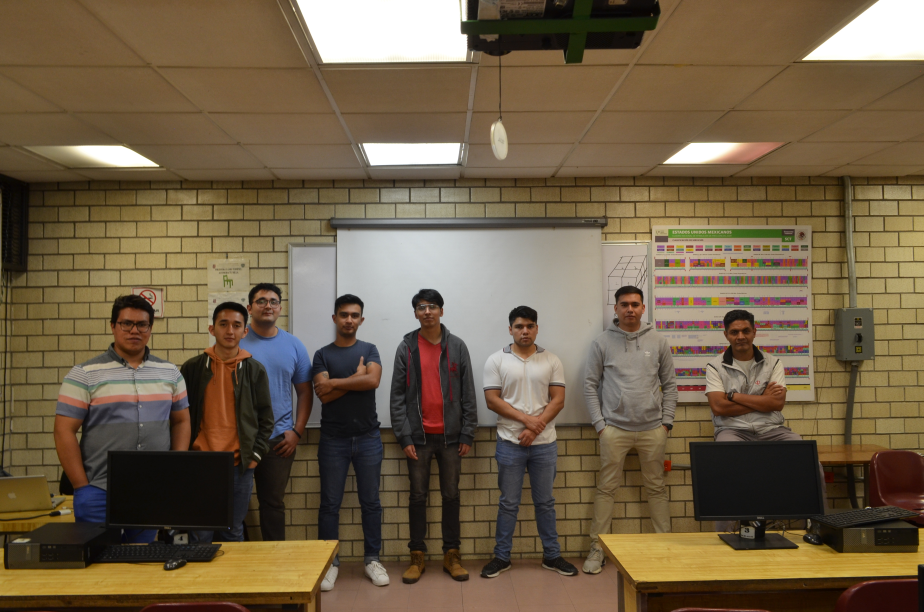
#> input picture Gama_Correction/uno.JPG, 3696 x 2448 px, found by its file name (shown at 1/4 size)
$ python Border_detection_Prewitt.py
#> lines starting #> are read from the running program, lines starting #| are printed output that depends on the picture
#Deteccion de bordes
import numpy as np
import cv2

ima_1 = cv2.imread("uno.jpg")
#> ima_1 is the input picture: shape (2448, 3696, 3); mean B, G, R 70.5, 94.8, 111.9
ima_1_res = cv2.resize(ima_1,(500,500))
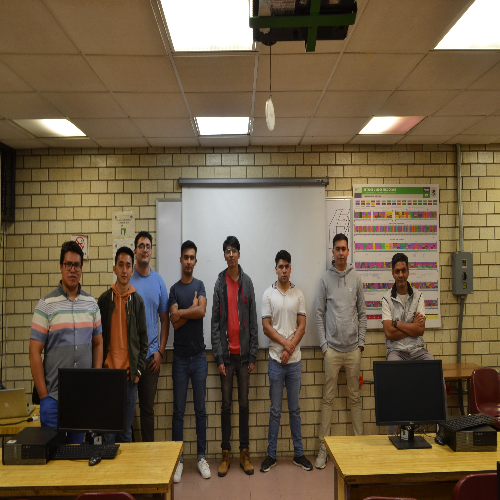
#> ima_1_res: shape (500, 500, 3); mean B, G, R 70.4, 94.7, 111.8
ima_1_res = np.array(ima_1_res , dtype= float)
M , N , L = ima_1_res.shape
#> M = 500; N = 500; L = 3

E_D_G = np.zeros((M,N), dtype= float)
for M2 in range(0,M,1):
    for N2 in range(0,N,1):
        valor_pixel = int((ima_1_res[M2, N2, 2] * 0.299) + (ima_1_res[M2, N2, 1] * 0.587) + (ima_1_res[M2, N2, 0] * 0.114))
        E_D_G[M2,N2] = valor_pixel
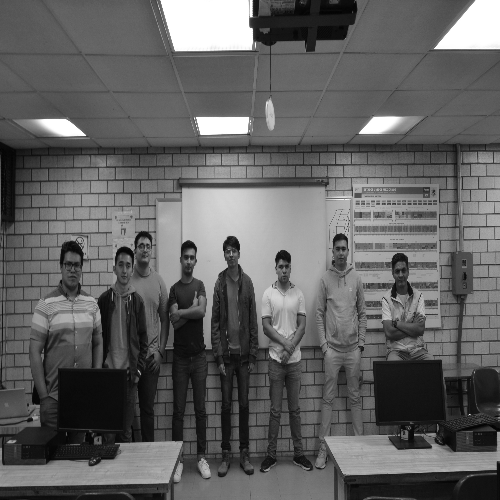
#> E_D_G: shape (500, 500) float64; min 2, max 255, mean 96.5

#----------PREWITT X------------
B_X = np.zeros((M,N),np.uint8)
for M2 in range(1, M-1):
    for N2 in range(1, N-1):
        border = int(-E_D_G[M2-1, N2-1] - E_D_G[M2-1, N2] - E_D_G[M2-1, N2+1] + E_D_G[M2+1, N2-1] + E_D_G[M2+1, N2] + E_D_G[M2+1, N2+1])
        if(border < 0):
            B_X[M2, N2] = 0
        else:
            B_X[M2, N2] = border
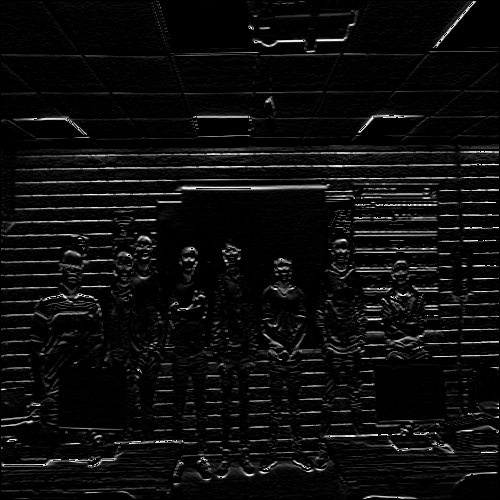
#> B_X: shape (500, 500); min 0, max 255, mean 13

#----------PREWITT Y------------
B_Y = np.zeros((M,N),np.uint8)
for M2 in range(1, M-1):
    for N2 in range(1, N-1):
        border = int(-E_D_G[M2-1, N2-1] + E_D_G[M2-1, N2+1] - E_D_G[M2, N2-1] + E_D_G[M2, N2+1] - E_D_G[M2+1, N2] + E_D_G[M2+1, N2+1])
        if(border < 0):
            B_Y[M2, N2] = 0
        else:
            B_Y[M2, N2] = border
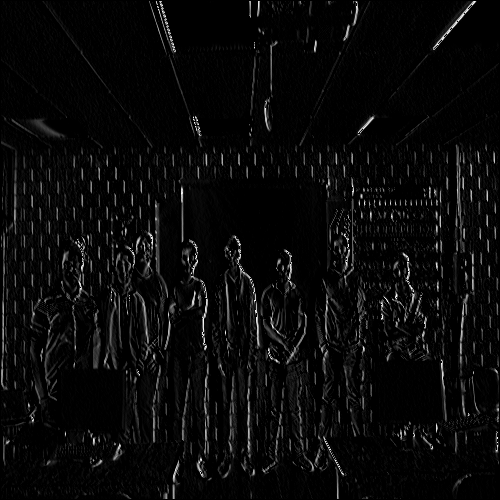
#> B_Y: shape (500, 500); min 0, max 255, mean 9.8

cv2.imshow('Bordes_X', B_X)
cv2.waitKey(0) #Espera una tecla
cv2.imwrite("prewitt_hor.jpg",B_X)
cv2.imshow('Bordes_Y', B_Y)
cv2.waitKey(0) #Espera una tecla
cv2.imwrite("prewitt_ver.jpg",B_Y)
cv2.destroyAllWindows() #Finaliza procesos"""
